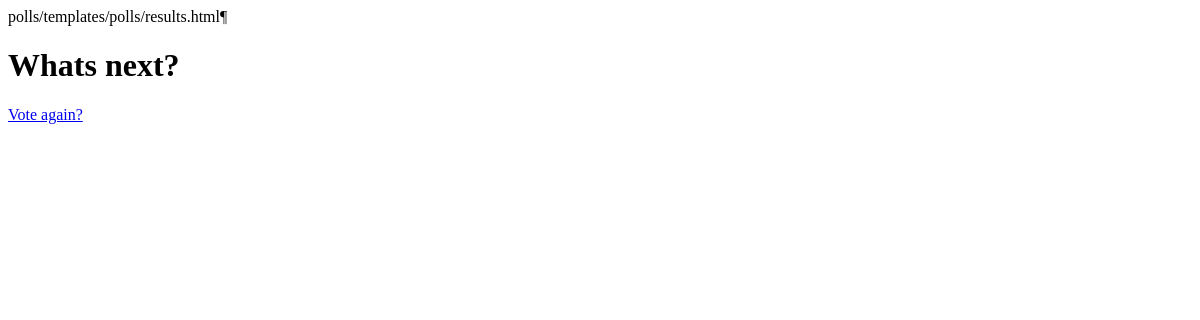
The page /polls/2/results/ on the database as committed earlier.
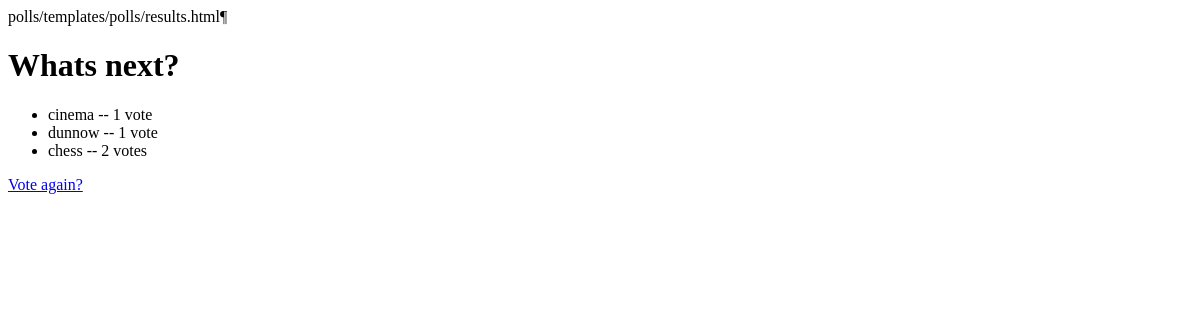
The same page on the database as committed later.
### polls/models.py (models this page shows, shortened)
class Question(models.Model):
    question_text = models.CharField(max_length=200)
    pub_date = models.DateTimeField('date published')
    def was_published_recently(self):
        now = timezone.now()
        return now - datetime.timedelta(days=1) <= self.pub_date <= now
    was_published_recently.admin_order_field = 'pub_date'
    was_published_recently.boolean = True
    was_published_recently.short_description = 'Published recently?'

class Choice(models.Model):
    question = models.ForeignKey(Question, on_delete=models.CASCADE)
    choice_text = models.CharField(max_length=200)
    votes = models.IntegerField(default=0)

### polls/views.py (the view)
# urls.py: path('<int:pk>/results/', views.ResultsView.as_view(), name='results'),
class ResultsView(generic.DetailView):
    model = Question
    template_name = 'polls/results.html'

### polls/templates/polls/results.html (shortened to what this page needs)
<h1>{{ question.question_text }}</h1>
<ul>
{% for choice in question.choice_set.all %}
    <li>{{ choice.choice_text }} -- {{ choice.votes }} vote{{ choice.votes|pluralize }}</li>
{% endfor %}
</ul>
<a href="{% url 'polls:detail' question.id %}">Vote again?</a>

Rows that differ between the two databases and show on the page:
added Choice: choice_text "cinema", votes "1"
added Choice: choice_text "dunnow", votes "1"
added Choice: choice_text "chess", votes "2"
